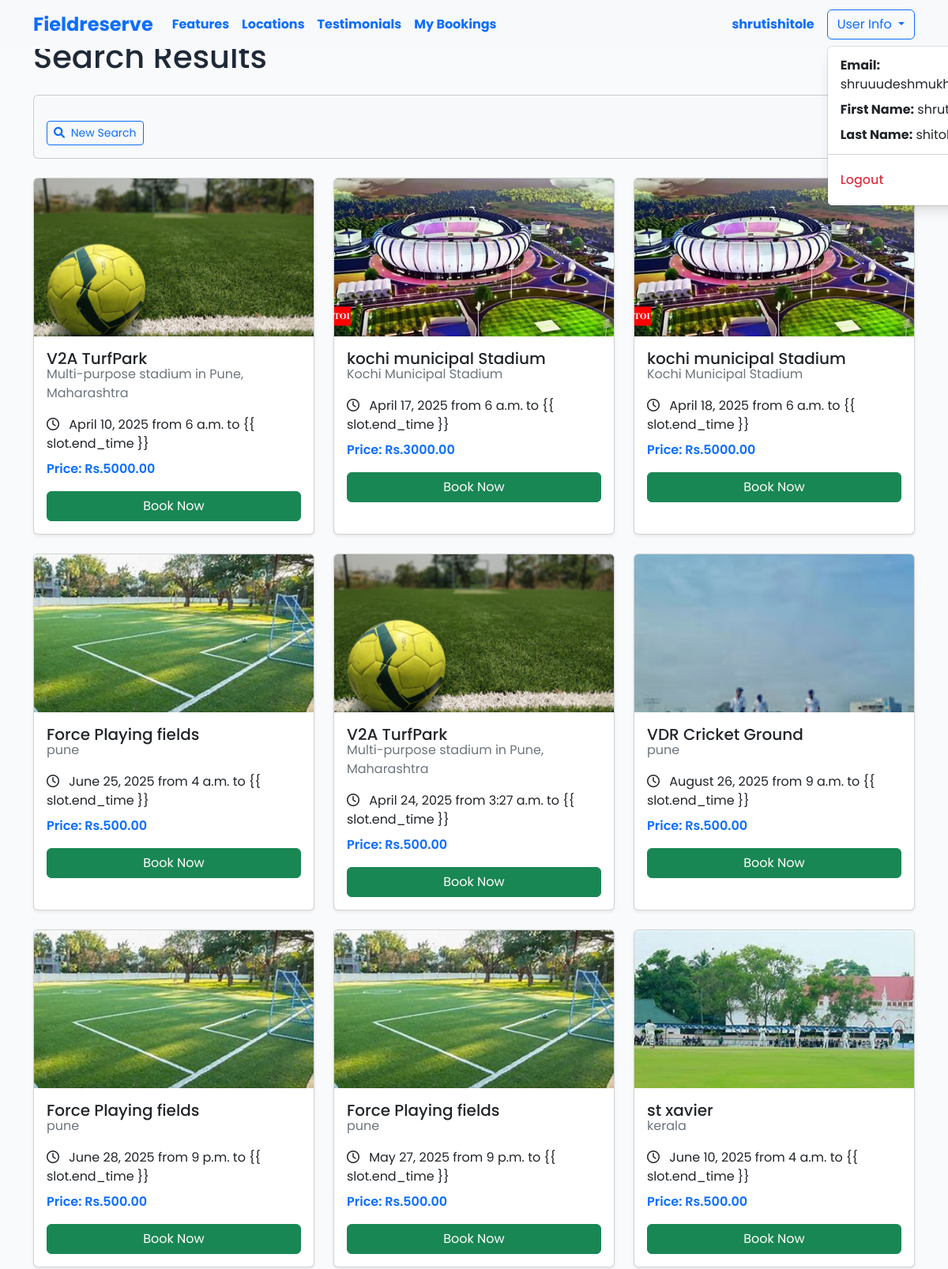
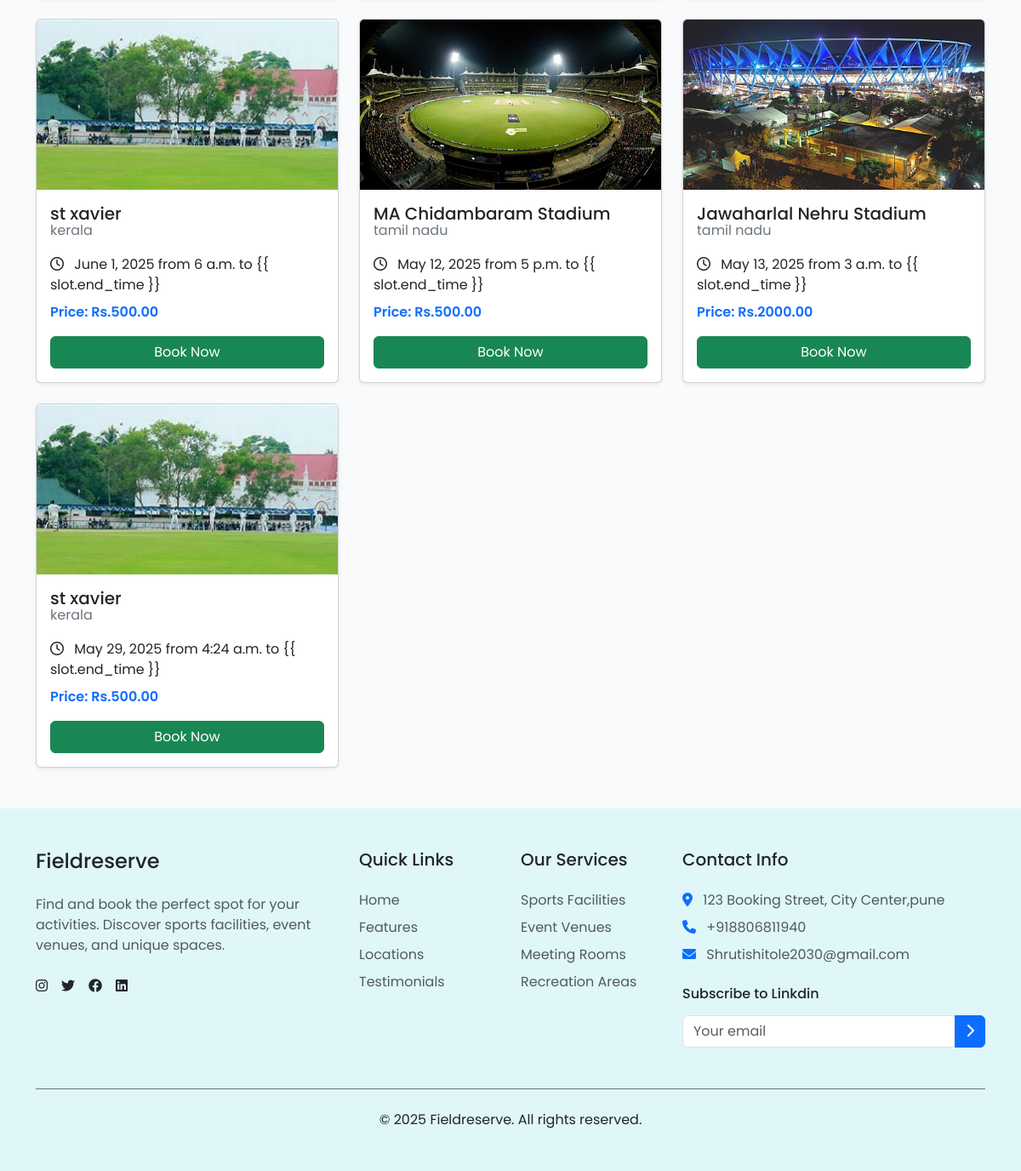
The app's page /search/ (signed in) with its own data (2 pictures, top to bottom).
### booking/models.py (models this page shows, shortened)
class Slot(models.Model):
    field = models.ForeignKey('Field', on_delete=models.CASCADE, related_name='time_slots')
    date = models.DateField()
    start_time = models.TimeField()
    end_time = models.TimeField()
    price = models.DecimalField(max_digits=8, decimal_places=2)
    available = models.BooleanField(default=True)
    capacity = models.IntegerField(default=10)
    available_slots = models.IntegerField(null=True, blank=True)

class Field(models.Model):
    name = models.CharField(max_length=100)
    location = models.ForeignKey(Location, on_delete=models.CASCADE, related_name='fields')
    description = models.TextField()
    activity_type = models.ForeignKey(ActivityType, on_delete=models.CASCADE, related_name='fields')
    indoor = models.BooleanField(default=False)
    image = models.ImageField(upload_to='fields/', null=True, blank=True)
    default_image = models.ImageField(upload_to='fields/', default='default_field.jpg')

class Location(models.Model):
    name = models.CharField(max_length=100)
    address = models.CharField(max_length=200)
    city = models.CharField(max_length=100, blank=True)  # Ensure this field is populated correctly
    latitude = models.FloatField(null=True, blank=True)
    longitude = models.FloatField(null=True, blank=True)
    is_featured = models.BooleanField(default=False)
    def __str__(self):
        return self.name

### booking/views.py (the view, shortened to what this page needs)
# urls.py: path('search/', views.search_slots, name='search_slots'),
def search_slots(request):
    activity = request.GET.get('activity', '')
    location = request.GET.get('location', '')
    date = request.GET.get('date', '')
    slots = Slot.objects.all()
    if location:
        slots = slots.filter(field__location__name__icontains=location)
    if activity:
        slots = slots.filter(field__activity_type__name__icontains=activity)
    if date:
        try:
            slots = slots.filter(date=date)
        except ValueError:
            messages.warning(request, "Invalid date format. Please use YYYY-MM-DD.")
    return render(request, 'search_results.html', {
        'slots': slots,
        'activity': activity,
        'location': location,
        'date': date,
    })

### templates/search_results.html (shortened to what this page needs)
{% extends 'base.html' %} {% load static %}
{% block content %}
<section class="py-5">
  <div class="container">
    <h1 class="mb-4">Search Results</h1>
    <div class="card mb-4 bg-light">
      <div class="card-body">
        <div class="mt-3">
          <a href="/" class="btn btn-outline-primary btn-sm">
            <i class="fas fa-search me-1"></i> New Search
          </a>
        </div>
      </div>
    </div>
    {% if slots %}
    <div class="row g-4">
      {% for slot in slots %}
      <div class="col-md-6 col-lg-4">
        <div class="card h-100 shadow-sm">
          {% if slot.field.image %}
          <img
            src="{{ slot.field.image.url }}"
            class="card-img-top"
            alt="{{ slot.field.name }}"
            style="height: 200px; object-fit: cover"
          />
          {% else %}
          <div class="bg-light text-center py-5">
            <i class="fas fa-image fa-3x text-muted"></i>
          </div>
          {% endif %}
          <div class="card-body">
            <h5 class="card-title mb-0">{{ slot.field.name }}</h5>
            <p class="card-subtitle text-secondary mb-3">
              {{ slot.field.location }}
            </p>
            <p class="mb-2">
              <i class="far fa-clock me-2"></i>
              {{ slot.date|date:"F j, Y" }} from {{ slot.start_time }} to {{
              slot.end_time }}
            </p>
            <p class="card-text text-primary fw-semibold mb-3">
              Price: Rs.{{ slot.price }}
            </p>
            <div class="d-grid gap-2">
              <a href="{% url 'book_slot' slot.id %}" class="btn btn-success"
                >Book Now</a
              >
            </div>
          </div>
        </div>
      </div>
      {% endfor %}
    </div>
    {% endif %}
  </div>
</section>
{% endblock %}

### templates/navbar.html (shortened to what this page needs)
<nav class="navbar navbar-expand-lg navbar-dark bg-light fixed-top">
  <div class="container">
    <a class="navbar-brand" href="{% url 'index' %}">
      <span class="text-primary fw-bold fs-4">Fieldreserve</span>
    </a>
    <div class="collapse navbar-collapse" id="navbarNav">
      <ul class="navbar-nav me-auto">
        <li class="nav-item">
          <a class="nav-link text-primary fw-bold" href="#features">Features</a>
        </li>
        <li class="nav-item">
          <a class="nav-link text-primary fw-bold" href="#locations"
            >Locations</a
          >
        </li>
        <li class="nav-item">
          <a class="nav-link text-primary fw-bold" href="#testimonials"
            >Testimonials</a
          >
        </li>
        {% if user.is_authenticated %}
        <li class="nav-item">
          <a
            class="nav-link text-primary fw-bold"
            href="{% url 'my_bookings' %}"
            >My Bookings</a
          >
        </li>
        {% endif %}
      </ul>
      <div class="d-flex align-items-center">
        {% if user.is_authenticated %}
        <div class="d-flex align-items-center">
          {% if user.is_authenticated %}
          <span class="text-primary fw-bold me-3">{{ user.username }}</span>
          {% endif %}
          <div class="dropdown">
            <button
              class="btn btn-outline-primary dropdown-toggle"
              type="button"
              id="dropdownMenuButton"
              data-bs-toggle="dropdown"
              aria-expanded="false"
            >
              User Info
            </button>
            <ul class="dropdown-menu" aria-labelledby="userDropdown">
              <li>
                <span class="dropdown-item-text">
                  <strong>Email:</strong> {{ user.email }}
                </span>
              </li>
              <li>
                <span class="dropdown-item-text">
                  <strong>First Name:</strong> {{ user.first_name }}
                </span>
              </li>
              <li>
                <span class="dropdown-item-text">
                  <strong>Last Name:</strong> {{ user.last_name }}
                </span>
              </li>
              <li>
                <hr class="dropdown-divider" />
              </li>
              <li>
                <a class="dropdown-item text-danger" href="{% url 'logout' %}"
                  >Logout</a
                >
              </li>
            </ul>
          </div>
        </div>
        {% else %}
        <a href="{% url 'login' %}" class="btn btn-outline-primary me-2"
          >Login</a
        >
        {% endif %}
      </div>
    </div>
  </div>
</nav>

### templates/base.html (style rules this page uses)
:root { --primary-color: #3b82f6; --primary-light: #eff6ff; --accent-color: #1d4ed8; --text-dark: #1f2937; --text-light: #6b7280; --bg-light: #f9fafb; --bg-white: #ffffff; --shadow-sm: 0 1px 2px 0 rgba(0, 0, 0, 0.05); --shadow: 0 4px 6px -1px rgba(0, 0, 0, 0.1), 0 2px 4px -1px rgba(0, 0, 0, 0.06); --shadow-lg: 0 10px 15px -3px rgba(0, 0, 0, 0.1), 0 4px 6px -2px rgba(0, 0, 0, 0.05); }
body { font-family: "Poppins", sans-serif; color: var(--text-dark); background-color: var(--bg-light); }
.dropdown-menu { display: block; margin-top: 0.5rem; min-width: 100%; padding: 0.5rem 0; border-radius: 0.375rem; box-shadow: var(--shadow-lg); border: 1px solid rgba(0, 0, 0, 0.1); z-index: 1000; }
.dropdown-item { padding: 0.75rem 1rem; font-weight: 500; }

### records on screen
Slot: field.image (picture), field.name "V2A TurfPark", field.location "Multi-purpose stadium in Pune, Maharashtra", date "April 10, 2025", start_time "6 a.m.", price "5000.00"
Slot: field.image (picture), field.name "kochi municipal Stadium", field.location "Kochi Municipal Stadium", date "April 17, 2025", start_time "6 a.m.", price "3000.00"
Slot: field.image (picture), field.name "kochi municipal Stadium", field.location "Kochi Municipal Stadium", date "April 18, 2025", start_time "6 a.m.", price "5000.00"
Slot: field.image (picture), field.name "Force Playing fields", field.location "pune", date "June 25, 2025", start_time "4 a.m.", price "500.00"
Slot: field.image (picture), field.name "V2A TurfPark", field.location "Multi-purpose stadium in Pune, Maharashtra", date "April 24, 2025", start_time "3:27 a.m.", price "500.00"
Slot: field.image (picture), field.name "VDR Cricket Ground", field.location "pune", date "August 26, 2025", start_time "9 a.m.", price "500.00"
Slot: field.image (picture), field.name "Force Playing fields", field.location "pune", date "June 28, 2025", start_time "9 p.m.", price "500.00"
Slot: field.image (picture), field.name "Force Playing fields", field.location "pune", date "May 27, 2025", start_time "9 p.m.", price "500.00"
Slot: field.image (picture), field.name "st xavier", field.location "kerala", date "June 10, 2025", start_time "4 a.m.", price "500.00"
Slot: field.image (picture), field.name "st xavier", field.location "kerala", date "June 1, 2025", start_time "6 a.m.", price "500.00"
Slot: field.image (picture), field.name "MA Chidambaram Stadium", field.location "tamil nadu", date "May 12, 2025", start_time "5 p.m.", price "500.00"
Slot: field.image (picture), field.name "Jawaharlal Nehru Stadium", field.location "tamil nadu", date "May 13, 2025", start_time "3 a.m.", price "2000.00"
Slot: field.image (picture), field.name "st xavier", field.location "kerala", date "May 29, 2025", start_time "4:24 a.m.", price "500.00"

### other values on screen
{{ user.username }} "shrutishitole"
